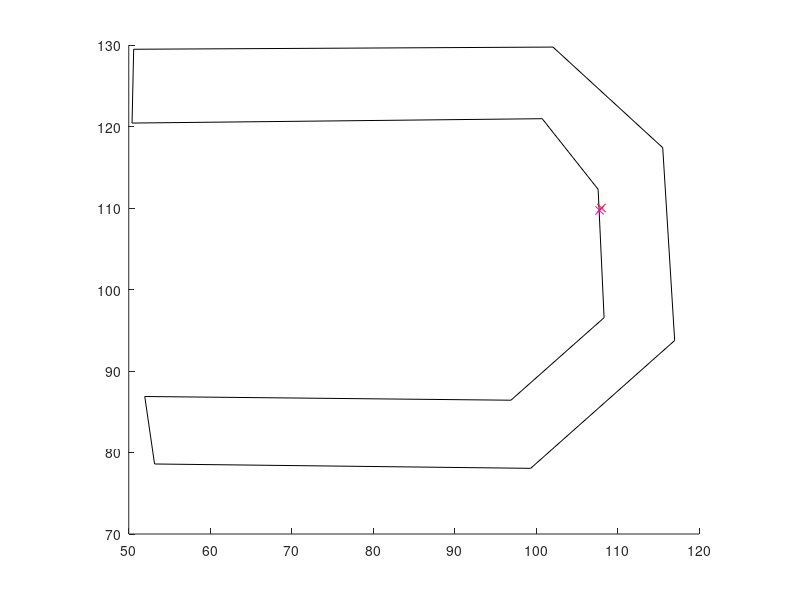

MATLAB code to generate this figure:
poly = [116.984, 93.7433;
        115.518, 117.399;
        102.054, 129.746;
        50.6049, 129.478;
        50.4045, 120.423;
        100.731, 120.958;
        107.592, 112.292;
        108.323, 96.5429;
        96.8922, 86.4158;
        51.965, 86.8721;
        53.1677, 78.5918;
        99.3132, 78.0573;
        116.984, 93.7433];
    
l = [108.0070, 110.005;
     107.65, 109.7];

figure
hold on
plot(poly(:,1), poly(:,2), 'k')
plot(l(:,1), l(:,2), 'r')
plot(l(1,1), l(1,2), 'xr')
plot(107.774349281924, 109.705771715532, 'xm')
hold off
daspect([1 1 1])